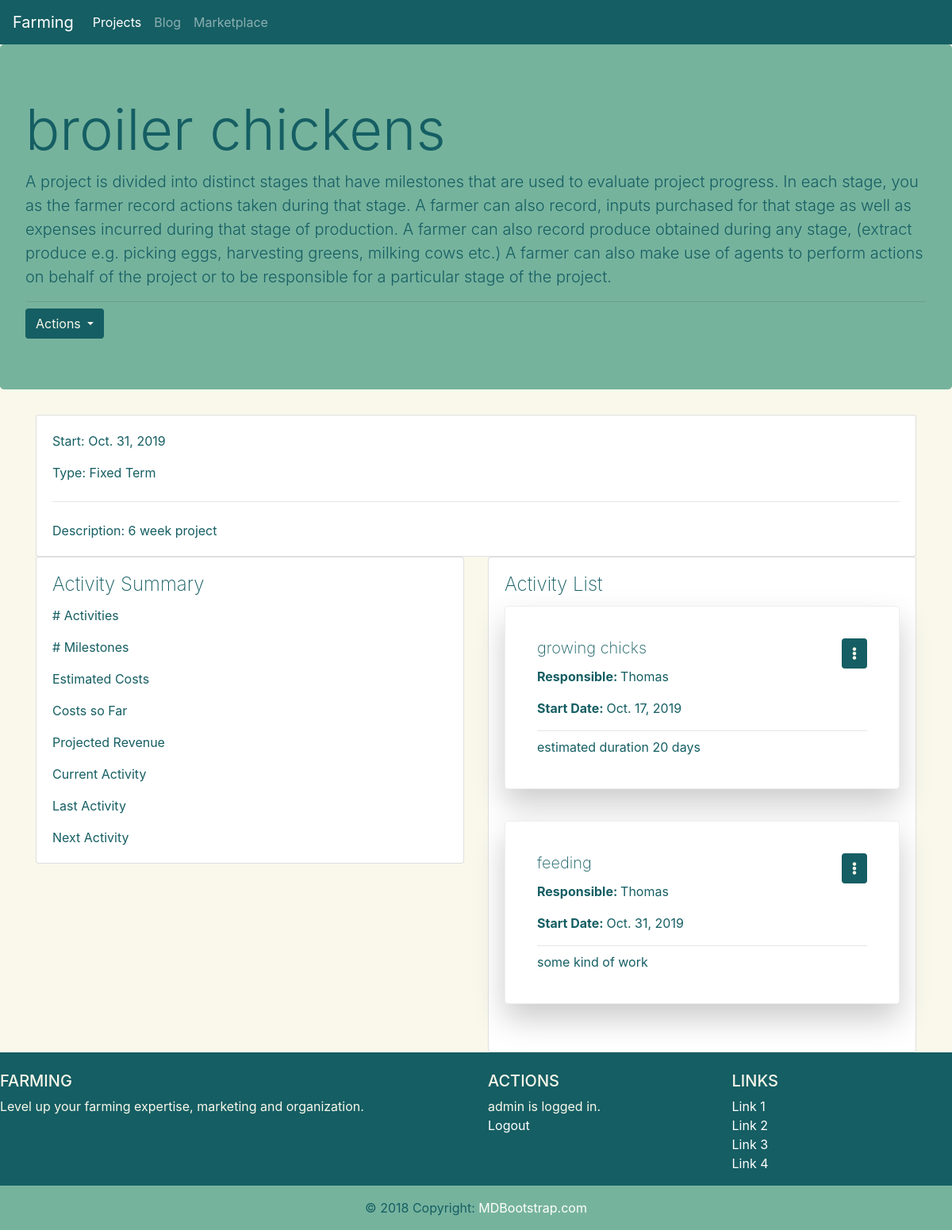
The app's page /projects/project-details/1/ (signed in) with its own data.
### projects/models.py (models this page shows, shortened)
class Project(models.Model):#process
    PROJECT_TYPES = [
        (1, 'Fixed Term'),#broiler chickens,
        (2, 'Continuous')#egg layers, projects longer than 1 year
    ]
    name = models.CharField(max_length=255)
    description = models.TextField(blank=True)
    owner = models.ForeignKey('common.Profile', on_delete=models.CASCADE)
    start_date = models.DateField()
    type = models.PositiveSmallIntegerField(choices=PROJECT_TYPES)
    @property
    def type_string(self):
        return dict(self.PROJECT_TYPES)[self.type]

class Activity(models.Model):#process stage
    project = models.ForeignKey('projects.project', on_delete=models.CASCADE)
    name = models.CharField(max_length=255)
    description = models.TextField(blank=True)
    estimated_cost = models.DecimalField(decimal_places=2, max_digits=16)
    actual_cost = models.DecimalField(decimal_places=2, max_digits=16,
        blank=True, null=True)
    start_date = models.DateField()
    completed_date = models.DateField(null=True)
    responsible = models.ForeignKey('projects.agent', on_delete=models.CASCADE)

class Agent(models.Model):
    full_name = models.CharField(max_length=255)
    role = models.ForeignKey('projects.Role', on_delete=models.CASCADE)
    profile = models.ForeignKey('common.profile', on_delete=models.CASCADE,
        null=True)
    def __str__(self):
        return self.full_name

### projects/views.py (the view)
# urls.py: path('project-details/<int:pk>/', views.ProjectDetailView.as_view(),
class ProjectDetailView(DetailView):
    template_name =os.path.join('projects', 'project', 'detail.html')
    model = models.Project

### projects/templates/projects/project/detail.html (shortened to what this page needs)
{% extends 'window.html' %}
{% block content %}
<div class="jumbotron">
    <h1 class="display-3">{{object.name}}</h1>
    <p class="lead">A project is divided into distinct stages that have milestones that are used to evaluate project progress.
    In each stage, you as the farmer record actions taken during that stage.
    A farmer can also record, inputs purchased for that stage as well as expenses incurred during that stage of production.
    A farmer can also record produce obtained during any stage, (extract produce e.g. picking eggs, harvesting greens, milking cows etc.)
    A farmer can also make use of agents to perform actions on behalf of the project or to be responsible for a particular stage of the project.
</p>
    <hr class="my-2">
    <div class="dropdown">
        <button class="btn primary dropdown-toggle" type="button" id="project-actions" data-toggle="dropdown"
            aria-haspopup="true" aria-expanded="false">
            Actions
        </button>
    </div>
</div>
<div class="container">
    <div class="row">
        <div class="col-sm-12">
            <div class="card">
                <div class="card-body">
                    <p class="card-text">Start: {{project.start_date}}</p>
                    <p class="card-text">Type: {{project.type_string}}</p>
                    <hr class="my-4">
                    <p class="card-text">Description: {{project.description}}</p>
                </div>
            </div>
        </div>
    </div>
    <div class="row">
        <div class="col-sm-6">
            <div class="card">
                <div class="card-body">
                    <h4 class="card-title">Activity Summary</h4>
                    <p class="card-text"># Activities</p>
                    <p class="card-text"># Milestones</p>
                    <p class="card-text">Estimated Costs</p>
                    <p class="card-text">Costs so Far</p>
                    <p class="card-text">Projected Revenue</p>
                    <p class="card-text">Current Activity</p>
                    <p class="card-text">Last Activity</p>
                    <p class="card-text">Next Activity</p>
                </div>
            </div>
        </div>
        <div class="col-sm-6">
            <div class="card">
                <div class="card-body">
                    <h4 class="card-title">Activity List
                    </h4>
                    {% for stage in object.activity_set.all %}
                        {% include "projects/activity/card.html" %}
                    {% endfor %}
                </div>
            </div>
        </div>
    </div>
</div>
{% endblock content %}

### projects/templates/projects/activity/card.html
<div class="card shadow">
    <div class="card-body">
        <h5 class="card-title">{{stage.name}}  <span style='float:right' ><a class='btn primary' href="{% url 'projects:activity-details' pk=stage.pk %}"> <i class="fa fa-ellipsis-v" aria-hidden="true"></i> </a></span></h5>
        <p class="card-text"><strong>Responsible: </strong>{{stage.responsible}}</p>
        <p class="card-text"><strong>Start Date: </strong>{{stage.start_date}}</p>
        <hr class="my-2">
        <p class="card-text">{{stage.description}}</p>
    </div>
</div>

### common/templates/footer.html (shortened to what this page needs)
<footer class="page-footer font-small primary pt-4" >
  <div class="container-fluid text-center text-md-left">
    <div class="row">
      <div class="col-md-6 mt-md-0 mt-3">
        <h5 class="text-uppercase">Farming</h5>
        <p>Level up your farming expertise, marketing and organization.</p>
      </div>
      <div class="col-md-3 mb-md-0 mb-3">
        <h5 class="text-uppercase">Actions</h5>
        <ul class="list-unstyled">
          <li>
            {{request.user}} is logged in.
          </li>
          <li>
            <a href="/login/">Logout</a>
          </li>
        </ul>
      </div>
      <div class="col-md-3 mb-md-0 mb-3">
        <h5 class="text-uppercase">Links</h5>
        <ul class="list-unstyled">
          <li>
            <a href="#!">Link 1</a>
          </li>
          <li>
            <a href="#!">Link 2</a>
          </li>
          <li>
            <a href="#!">Link 3</a>
          </li>
          <li>
            <a href="#!">Link 4</a>
          </li>
        </ul>
      </div>
    </div>
  </div>
  <div class="footer-copyright text-center secondary py-3">© 2018 Copyright:
    <a href="https://mdbootstrap.com/education/bootstrap/"> MDBootstrap.com</a>
  </div>
</footer>

### common/static/common/css/agriculture.css (style rules this page uses)
.shadow { border: 1px solid #eee; padding: 20px ; box-shadow: 0px 19px 38px #ccc; margin-bottom: 40px; }
.card h4, .card h5 { font-weight: 250; }
.primary { background-color: #155e63; color: #f9f8eb; }
.secondary { background-color: #76b39d; color: #155e63; }
.tertiary { background-color: #f9f8eb; color: #155e63; }
.jumbotron { background-color: #76b39d; color: #155e63; }
footer.primary a { text-decoration: none; color: white; }

### records on screen
Project: name "broiler chickens", start_date "Oct. 31, 2019", type_string "Fixed Term", description "6 week project"
Activity: name "growing chicks", responsible "Thomas", start_date "Oct. 17, 2019", description "estimated duration 20 days"
Activity: name "feeding", responsible "Thomas", start_date "Oct. 31, 2019", description "some kind of work"

### other values on screen
{{ request.user }} "admin"
